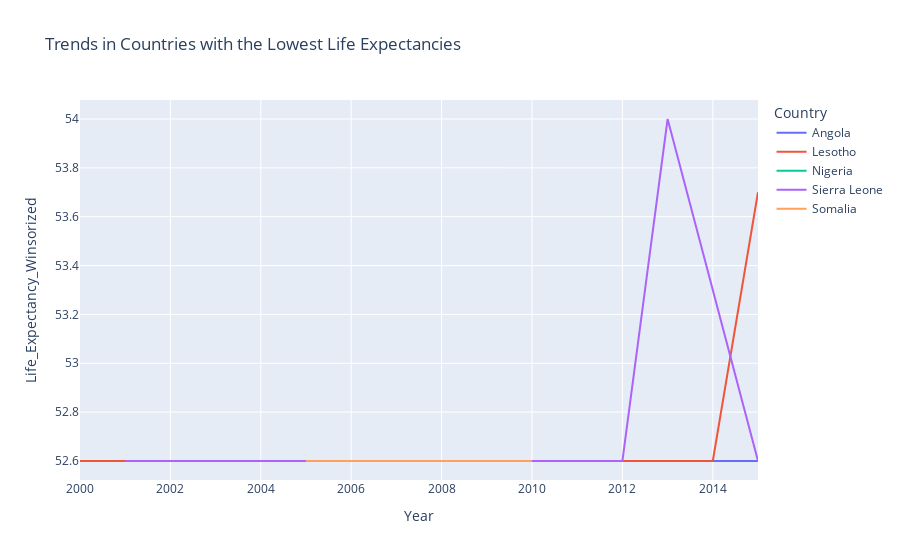

The notebook cell saved with this chart:
### Code cell
# Life expectanct trends for the countries with the lowest life expectancies
px.line(
    selected_countries_df, 
    x='Year', 
    y='Life_Expectancy_Winsorized', 
    color='Country', 
    hover_data=['Schooling_Winsorized', 'Income_Composition_Of_Resources_Winsorized', 'Total_Expenditure_Winsorized', 'Adult_Mortality_Winsorized'],
    title='Trends in Countries with the Lowest Life Expectancies'
)

### Figure 1 — Plotly figure (JSON) as saved in the notebook; plotly's stock layout.template omitted (floating-point values rounded to 4 significant figures)
{"data": [{"customdata": [[11.4, 0.531, 5.938, 335], [8.1, 0.468, 3.84, 371], [7.2, 0.439, 4.54, 381], [6.8, 0.426, 4.1, 382], [6.4, 0.415, 4.71, 386]], "hovertemplate": "Country=Angola<br>Year=%{x}<br>Life_Expectancy_Winsorized=%{y}<br>Schooling_Winsorized=%{customdata[0]}<br>Income_Composition_Of_Resources_Winsorized=%{customdata[1]}<br>Total_Expenditure_Winsorized=%{customdata[2]}<br>Adult_Mortality_Winsorized=%{customdata[3]}<extra></extra>", "legendgroup": "Angola", "line": {"color": "#636efa", "dash": "solid"}, "marker": {"symbol": "circle"}, "mode": "lines", "name": "Angola", "orientation": "v", "showlegend": true, "type": "scatter", "x": [2015, 2008, 2006, 2005, 2004], "xaxis": "x", "y": [52.6, 52.6, 52.6, 52.6, 52.6], "yaxis": "y"}, {"customdata": [[10.7, 0.495, 5.938, 412], [10.8, 0.491, 1.62, 412], [11.1, 0.484, 11.7, 412], [11, 0.479, 11.14, 412], [11, 0.469, 11.7, 52], [10.8, 0.453, 9.8, 412], [10.7, 0.447, 8.85, 412], [10.6, 0.44, 8.47, 412], [10.7, 0.437, 7.12, 412], [10.7, 0.437, 6.3, 412], [10.7, 0.439, 6.96, 412], [10.5, 0.44, 7.13, 412], [10.4, 0.446, 6.91, 412], [10.3, 0.443, 7.53, 412], [9.6, 0.445, 6.92, 412]], "hovertemplate": "Country=Lesotho<br>Year=%{x}<br>Life_Expectancy_Winsorized=%{y}<br>Schooling_Winsorized=%{customdata[0]}<br>Income_Composition_Of_Resources_Winsorized=%{customdata[1]}<br>Total_Expenditure_Winsorized=%{customdata[2]}<br>Adult_Mortality_Winsorized=%{customdata[3]}<extra></extra>", "legendgroup": "Lesotho", "line": {"color": "#EF553B", "dash": "solid"}, "marker": {"symbol": "circle"}, "mode": "lines", "name": "Lesotho", "orientation": "v", "showlegend": true, "type": "scatter", "x": [2015, 2014, 2013, 2012, 2011, 2009, 2008, 2007, 2006, 2005, 2004, 2003, 2002, 2001, 2000], "xaxis": "x", "y": [53.7, 52.6, 52.6, 52.6, 52.6, 52.6, 52.6, 52.6, 52.6, 52.6, 52.6, 52.6, 52.6, 52.6, 52.6], "yaxis": "y"}, {"customdata": [[9, 0.466, 3.66, 396]], "hovertemplate": "Country=Nigeria<br>Year=%{x}<br>Life_Expectancy_Winsorized=%{y}<br>Schooling_Winsorized=%{customdata[0]}<br>Income_Composition_Of_Resources_Winsorized=%{customdata[1]}<br>Total_Expenditure_Winsorized=%{customdata[2]}<br>Adult_Mortality_Winsorized=%{customdata[3]}<extra></extra>", "legendgroup": "Nigeria", "line": {"color": "#00cc96", "dash": "solid"}, "marker": {"symbol": "circle"}, "mode": "lines", "name": "Nigeria", "orientation": "v", "showlegend": true, "type": "scatter", "x": [2006], "xaxis": "x", "y": [52.6], "yaxis": "y"}, {"customdata": [[9.5, 0.431, 5.938, 412], [9.3, 0.413, 11.59, 47], [9.1, 0.401, 11.24, 411], [8.5, 0.375, 11.7, 412], [8.3, 0.367, 1.29, 412], [8.2, 0.357, 1.12, 45], [8, 0.348, 1.68, 412], [7.8, 0.341, 11.7, 48], [7.6, 0.332, 11.66, 412], [7.4, 0.322, 11.69, 57], [7.2, 0.306, 11.7, 412], [7, 0.302, 11.7, 412]], "hovertemplate": "Country=Sierra Leone<br>Year=%{x}<br>Life_Expectancy_Winsorized=%{y}<br>Schooling_Winsorized=%{customdata[0]}<br>Income_Composition_Of_Resources_Winsorized=%{customdata[1]}<br>Total_Expenditure_Winsorized=%{customdata[2]}<br>Adult_Mortality_Winsorized=%{customdata[3]}<extra></extra>", "legendgroup": "Sierra Leone", "line": {"color": "#ab63fa", "dash": "solid"}, "marker": {"symbol": "circle"}, "mode": "lines", "name": "Sierra Leone", "orientation": "v", "showlegend": true, "type": "scatter", "x": [2015, 2013, 2012, 2009, 2008, 2007, 2006, 2005, 2004, 2003, 2002, 2001], "xaxis": "x", "y": [52.6, 54, 52.6, 52.6, 52.6, 52.6, 52.6, 52.6, 52.6, 52.6, 52.6, 52.6], "yaxis": "y"}, {"customdata": [[11.99, 0.6276, 5.938, 336], [11.99, 0.6276, 5.938, 335], [11.99, 0.6276, 5.938, 337], [11.99, 0.6276, 5.938, 334]], "hovertemplate": "Country=Somalia<br>Year=%{x}<br>Life_Expectancy_Winsorized=%{y}<br>Schooling_Winsorized=%{customdata[0]}<br>Income_Composition_Of_Resources_Winsorized=%{customdata[1]}<br>Total_Expenditure_Winsorized=%{customdata[2]}<br>Adult_Mortality_Winsorized=%{customdata[3]}<extra></extra>", "legendgroup": "Somalia", "line": {"color": "#FFA15A", "dash": "solid"}, "marker": {"symbol": "circle"}, "mode": "lines", "name": "Somalia", "orientation": "v", "showlegend": true, "type": "scatter", "x": [2010, 2009, 2006, 2005], "xaxis": "x", "y": [52.6, 52.6, 52.6, 52.6], "yaxis": "y"}], "layout": {"legend": {"title": {"text": "Country"}, "tracegroupgap": 0}, "title": {"text": "Trends in Countries with the Lowest Life Expectancies"}, "xaxis": {"anchor": "y", "domain": [0, 1], "title": {"text": "Year"}}, "yaxis": {"anchor": "x", "domain": [0, 1], "title": {"text": "Life_Expectancy_Winsorized"}}}}
